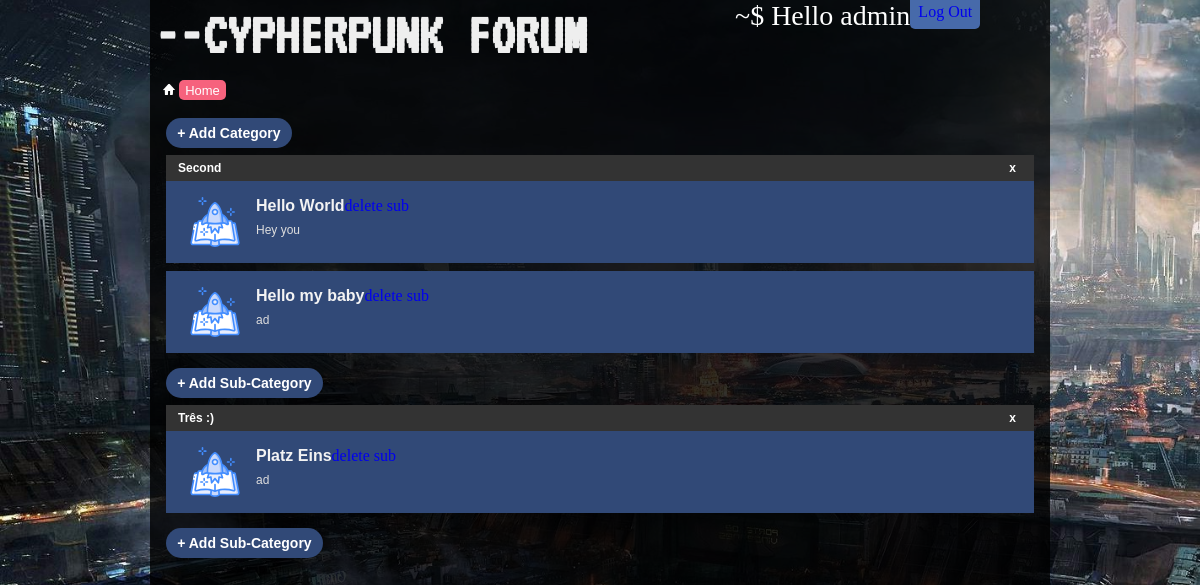
Screenshot of /home (signed in) with the database file from the repository.
### forumapp/models/models.py (models this page shows, shortened)
class User(db.Model, UserMixin):
    id = db.Column(db.Integer, primary_key=True)
    username = db.Column(db.String(20), unique=True, nullable=False)
    password = db.Column(db.String(60), nullable=False)
    posts = db.relationship('Post', backref='author')
    threads = db.relationship('Thread', backref='author')
    permission_level = db.Column(db.Integer, default=0)
    post_signature = db.Column(db.Text(200))
    profile_pic = db.Column(db.String(60), default='default.jpg')

class Category(db.Model):
    id = db.Column(db.Integer, primary_key=True)
    title = db.Column(db.String(40), unique=True, nullable=False)
    sub_categories = db.relationship('SubCategory', backref='parent')

class SubCategory(db.Model):
    id = db.Column(db.Integer, primary_key=True)
    title = db.Column(db.String(40), nullable=False)
    desc = db.Column(db.String(200), nullable=False)
    parent_id = db.Column(db.Integer, db.ForeignKey('category.id'))
    threads = db.relationship('Thread', backref='parent')

### forumapp/routes.py (the view)
@app.route('/')
@app.route('/home')
def home():
    ct = Category.query.all()
    return render_template('home.html', categories=ct)

### forumapp/routes.py (called while the page is built)
@login_manager.user_loader
def load_user(user_id):
    return User.query.get(int(user_id))

### forumapp/templates/home.html
{% extends "base.html" %}
{% block content %}
    <section>
        <div class="content-container">
            {% if current_user.is_authenticated and current_user.permission_level >= 100 %}
                <a class="add-button text-md2" href="{{ url_for('add_category') }}">+ Add Category</a>
            {% endif %}
            {%  for category in categories %}
                <div class="category">
                    <div class="category-header text-md">
                        <a class="category-title" href="#{{ category.title }}" id="{{ category.title }}">{{ category.title }}</a>
                        {% if current_user.is_authenticated and current_user.permission_level >= 100 %}
                            <a class="button-close right-corner" href="{{ url_for('delete_category', category_title=category.title) }}" >x</a>
                        {% endif %}
                    </div>
                    {% for sub_category in category.sub_categories %}
                        <div class="sub-category background-dark">
                            <div class="img-container">
                                <img src="{{ url_for('static', filename='img/sprite.svg') }}" alt="sprite" class="sprite">
                            </div>
                            <div class="info">
                                <p class="title text-lg">
                                    <a href="{{ url_for('threads', category_title=category.title, sub_category_id=sub_category.id) }}">{{ sub_category.title }}</a>
                                </p>
                                <p class="description text-sm">
                                    {{ sub_category.desc }}
                                </p>
                            </div>
                            {% if current_user.is_authenticated and current_user.permission_level >= 100 %}
                                <a href="{{ url_for('delete_sub_category',category_id=category.id, sub_category_id=sub_category.id) }}">delete sub</a>
                            {% endif %}
                        </div>
                    {% endfor %}
                    {% if current_user.is_authenticated and current_user.permission_level >= 100 %}
                        <a class="add-button text-md2" href="{{ url_for('add_sub_category', category_id=category.id) }}">+ Add Sub-Category</a>
                    {% endif %}
                </div>
            {% endfor %}
        </div>
    </section>
{% endblock content %}

### forumapp/templates/base.html (shortened to what this page needs)
<!doctype html>
<html lang="en">
<head>
    <link rel="stylesheet" href="{{url_for('static', filename='style.css')}}">
</head>
<body>
    <div class="cover">
        <div class="top-wrapper">
            <div class="logo-container">
                <a href="/"><h1 class="logo">--CYPHERPUNK FORUM</h1></a>
            </div>
            <div class="login-bar">
                {% if current_user.is_authenticated %}
                <div class="greetings">
                    <p>~$ Hello <a href="{{ url_for('user_page', username=current_user.username) }}">{{ current_user.username }}</a></p>
                </div>
                <div class="fields-wrapper">
                    <div class="fields">
                        <a href="{{ url_for('logout') }}">Log Out</a>
                    </div>
                </div>
                {% endif %}
            </div>
        </div>
        <div class="navbar">
            {% include "_navbar.html" %}
        </div>
        <div class="main-container">
            {% block content %}{% endblock content %}
        </div>
    </div>
</body>
</html>

### forumapp/static/style.css (style rules this page uses)
* { margin: 0; padding: 0; }
a { text-decoration:none; outline: none; }
body { background: url(img/background1.jpg); background-repeat: no-repeat; background-size: cover; background-attachment: fixed; }
.cover { background-color: rgba(0, 0 ,0, .8); width: 75%; margin: auto; }
.logo-container { flex-basis: 65%; }
.logo { font-family: 'VT323', monospace; font-size: 60px; color: #eee; padding: .3rem; }
.text-lg { font: bold 16px Tahoma,Calibri,Verdana,Geneva,sans-serif; }
.text-md { font:bold 12px Arial,Tahoma,Calibri,Verdana,Geneva,sans-serif; }
.text-md2 { font:bold 14px Arial,Tahoma,Calibri,Verdana,Geneva,sans-serif; }
.text-sm { font: 12px Tahoma,Calibri,Verdana,Geneva,sans-serif; }
.title a { color:#fff; }
.background-dark { background-color: #314977; }
.main-container { min-height: 100vh; }
.content-container { margin: 0 1em; }
.img-container { display: inline-block; overflow: hidden; }
.greetings { flex-grow: 2; }
.greetings * { font-family: "Ubuntu Mono"; font-size: 28px; color: #fff; }
.category { border: #333; }
.category-header { position: relative; background-color: #333; text-decoration: none; text-align: left; padding: .5em; overflow: hidden; }
.category-header a { color: #fff; background-color: #333; text-decoration: none; text-align: left; padding: .5em; }
.right-corner { position: absolute; top: .4em; right: 1em; }
.button-close { top: 0%; }
.sub-category { padding: 1em; min-height: 50px; text-align: left; margin-bottom: .5em; display: flex; }
.sub-category .title a { text-decoration: none; color: #f3f3f3; }
.sub-category .description { color: #ddd; padding-top: .7em; }
.sub-category img, .thread img { float: left; width: 50px; padding: 0 0 0 .5em; }
.sub-category .info { padding-left: 1em; }
.add-button { text-align:left; padding: .5em .8em;; background-color: #314977; display: inline-block; border-radius: 20px; margin: .5em 0; color: #fff; }
.top-wrapper { display: flex; padding: 0; }
.login-bar { display: flex; position: relative; justify-content: space-between; }
.fields { background-color: #476aaa; padding: .2em .5em .5em .5em; border-radius: 0 0 5px 5px; }
.fields-wrapper { flex-grow: 1; }

### rows the page displays
User: username "admin"
Category: title "Second"
SubCategory: title "Hello World", desc "Hey you"
SubCategory: title "Hello my baby", desc "ad"
Category: title "Três :)"
SubCategory: title "Platz Eins", desc "ad"
